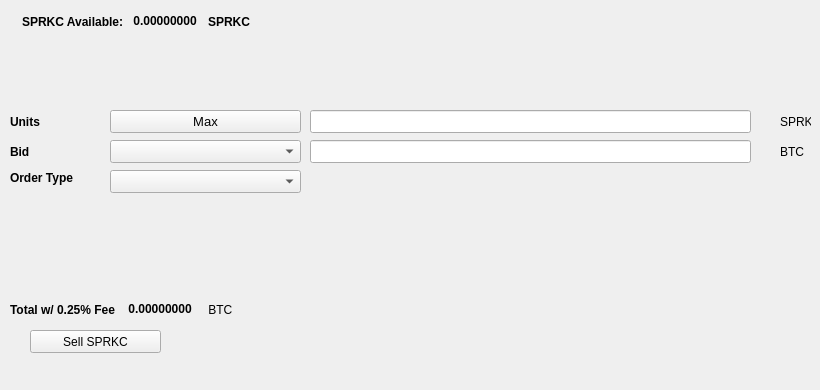
   <widget class="QWidget" name="SellTab">
    <attribute name="title">
     <string>Sell</string>
    </attribute>
    <widget class="QLabel" name="label_16">
     <property name="geometry">
      <rect>
       <x>780</x>
       <y>140</y>
       <width>31</width>
       <height>23</height>
      </rect>
     </property>
     <property name="text">
      <string>BTC</string>
     </property>
    </widget>
    <widget class="QComboBox" name="SellBidcomboBox">
     <property name="geometry">
      <rect>
       <x>110</x>
       <y>140</y>
       <width>191</width>
       <height>23</height>
      </rect>
     </property>
     <property name="font">
      <font>
       <pointsize>10</pointsize>
      </font>
     </property>
    </widget>
    <widget class="QLabel" name="label_18">
     <property name="geometry">
      <rect>
       <x>10</x>
       <y>110</y>
       <width>46</width>
       <height>23</height>
      </rect>
     </property>
     <property name="font">
      <font>
       <weight>75</weight>
       <bold>true</bold>
      </font>
     </property>
     <property name="text">
      <string>Units</string>
     </property>
    </widget>
    <widget class="QPushButton" name="Sell_Max_Amount">
     <property name="geometry">
      <rect>
       <x>110</x>
       <y>110</y>
       <width>191</width>
       <height>23</height>
      </rect>
     </property>
     <property name="font">
      <font>
       <pointsize>10</pointsize>
      </font>
     </property>
     <property name="text">
      <string>Max</string>
     </property>
    </widget>
    <widget class="QLabel" name="label_20">
     <property name="geometry">
      <rect>
       <x>10</x>
       <y>170</y>
       <width>91</width>
       <height>16</height>
      </rect>
     </property>
     <property name="font">
      <font>
       <weight>75</weight>
       <bold>true</bold>
      </font>
     </property>
     <property name="text">
      <string>Order Type</string>
     </property>
    </widget>
    <widget class="QComboBox" name="SellOrdertypeCombo">
     <property name="geometry">
      <rect>
       <x>110</x>
       <y>170</y>
       <width>191</width>
       <height>23</height>
      </rect>
     </property>
     <property name="font">
      <font>
       <pointsize>10</pointsize>
      </font>
     </property>
    </widget>
    <widget class="QLabel" name="label_21">
     <property name="geometry">
      <rect>
       <x>10</x>
       <y>140</y>
       <width>46</width>
       <height>23</height>
      </rect>
     </property>
     <property name="font">
      <font>
       <weight>75</weight>
       <bold>true</bold>
      </font>
     </property>
     <property name="text">
      <string>Bid</string>
     </property>
    </widget>
    <widget class="QLabel" name="label_22">
     <property name="geometry">
      <rect>
       <x>780</x>
       <y>110</y>
       <width>31</width>
       <height>23</height>
      </rect>
     </property>
     <property name="text">
      <string>SPRKC</string>
     </property>
    </widget>
    <widget class="QLineEdit" name="UnitsInputSPRKC">
     <property name="geometry">
      <rect>
       <x>310</x>
       <y>110</y>
       <width>441</width>
       <height>23</height>
      </rect>
     </property>
     <property name="font">
      <font>
       <pointsize>9</pointsize>
       <weight>75</weight>
       <bold>true</bold>
      </font>
     </property>
    </widget>
    <widget class="QLineEdit" name="SellBidPriceEdit">
     <property name="geometry">
      <rect>
       <x>310</x>
       <y>140</y>
       <width>441</width>
       <height>23</height>
      </rect>
     </property>
     <property name="font">
      <font>
       <pointsize>9</pointsize>
       <weight>75</weight>
       <bold>true</bold>
      </font>
     </property>
    </widget>
    <widget class="QPushButton" name="SellSPRKCBTN">
     <property name="geometry">
      <rect>
       <x>30</x>
       <y>330</y>
       <width>131</width>
       <height>23</height>
      </rect>
     </property>
     <property name="text">
      <string>Sell SPRKC</string>
     </property>
     <property name="icon">
      <iconset resource="../sprocket">
       <normaloff>:/icons/bitcoin</normaloff>:/icons/bitcoin</iconset>
     </property>
    </widget>
    <widget class="QWidget" name="layoutWidget3">
     <property name="geometry">
      <rect>
       <x>22</x>
       <y>12</y>
       <width>258</width>
       <height>19</height>
      </rect>
     </property>
     <layout class="QHBoxLayout" name="horizontalLayout">
      <item>
       <widget class="QLabel" name="label232_2">
        <property name="font">
         <font>
          <weight>75</weight>
          <bold>true</bold>
         </font>
        </property>
        <property name="text">
         <string>SPRKC Available:</string>
        </property>
       </widget>
      </item>
      <item>
       <widget class="QLabel" name="SPRKCAvailableLabel">
        <property name="palette">
         <palette>
          <active>
           <colorrole role="WindowText">
            <brush brushstyle="SolidPattern">
             <color alpha="255">
              <red>0</red>
              <green>0</green>
              <blue>0</blue>
             </color>
            </brush>
           </colorrole>
           <colorrole role="Button">
            <brush brushstyle="SolidPattern">
             <color alpha="255">
              <red>0</red>
              <green>170</green>
              <blue>0</blue>
             </color>
            </brush>
           </colorrole>
           <colorrole role="Light">
            <brush brushstyle="SolidPattern">
             <color alpha="255">
              <red>0</red>
              <green>255</green>
              <blue>0</blue>
             </color>
            </brush>
           </colorrole>
           <colorrole role="Midlight">
            <brush brushstyle="SolidPattern">
             <color alpha="255">
              <red>0</red>
              <green>212</green>
              <blue>0</blue>
             </color>
            </brush>
           </colorrole>
           <colorrole role="Dark">
            <brush brushstyle="SolidPattern">
             <color alpha="255">
              <red>0</red>
              <green>85</green>
              <blue>0</blue>
             </color>
            </brush>
           </colorrole>
           <colorrole role="Mid">
            <brush brushstyle="SolidPattern">
             <color alpha="255">
              <red>0</red>
              <green>113</green>
              <blue>0</blue>
             </color>
            </brush>
           </colorrole>
           <colorrole role="Text">
            <brush brushstyle="SolidPattern">
             <color alpha="255">
              <red>0</red>
              <green>170</green>
              <blue>0</blue>
             </color>
            </brush>
           </colorrole>
           <colorrole role="BrightText">
            <brush brushstyle="SolidPattern">
             <color alpha="255">
              <red>255</red>
              <green>255</green>
              <blue>255</blue>
             </color>
            </brush>
           </colorrole>
           <colorrole role="ButtonText">
            <brush brushstyle="SolidPattern">
             <color alpha="255">
              <red>0</red>
              <green>0</green>
              <blue>0</blue>
             </color>
            </brush>
           </colorrole>
           <colorrole role="Base">
            <brush brushstyle="SolidPattern">
             <color alpha="255">
              <red>255</red>
              <green>255</green>
              <blue>255</blue>
             </color>
            </brush>
           </colorrole>
           <colorrole role="Window">
            <brush brushstyle="SolidPattern">
             <color alpha="255">
              <red>0</red>
              <green>170</green>
              <blue>0</blue>
             </color>
            </brush>
           </colorrole>
           <colorrole role="Shadow">
            <brush brushstyle="SolidPattern">
             <color alpha="255">
              <red>0</red>
              <green>0</green>
              <blue>0</blue>
             </color>
            </brush>
           </colorrole>
           <colorrole role="AlternateBase">
            <brush brushstyle="SolidPattern">
             <color alpha="255">
              <red>127</red>
              <green>212</green>
              <blue>127</blue>
             </color>
            </brush>
           </colorrole>
           <colorrole role="ToolTipBase">
            <brush brushstyle="SolidPattern">
             <color alpha="255">
              <red>255</red>
              <green>255</green>
              <blue>220</blue>
             </color>
            </brush>
           </colorrole>
           <colorrole role="ToolTipText">
            <brush brushstyle="SolidPattern">
             <color alpha="255">
              <red>0</red>
              <green>0</green>
              <blue>0</blue>
             </color>
            </brush>
           </colorrole>
          </active>
          <inactive>
           <colorrole role="WindowText">
            <brush brushstyle="SolidPattern">
             <color alpha="255">
              <red>0</red>
              <green>0</green>
              <blue>0</blue>
             </color>
            </brush>
           </colorrole>
           <colorrole role="Button">
            <brush brushstyle="SolidPattern">
             <color alpha="255">
              <red>0</red>
              <green>170</green>
              <blue>0</blue>
             </color>
            </brush>
           </colorrole>
           <colorrole role="Light">
            <brush brushstyle="SolidPattern">
             <color alpha="255">
              <red>0</red>
              <green>255</green>
              <blue>0</blue>
             </color>
            </brush>
           </colorrole>
           <colorrole role="Midlight">
            <brush brushstyle="SolidPattern">
             <color alpha="255">
              <red>0</red>
              <green>212</green>
              <blue>0</blue>
             </color>
            </brush>
           </colorrole>
           <colorrole role="Dark">
            <brush brushstyle="SolidPattern">
             <color alpha="255">
              <red>0</red>
              <green>85</green>
              <blue>0</blue>
             </color>
            </brush>
           </colorrole>
           <colorrole role="Mid">
            <brush brushstyle="SolidPattern">
             <color alpha="255">
              <red>0</red>
              <green>113</green>
              <blue>0</blue>
             </color>
            </brush>
           </colorrole>
           <colorrole role="Text">
            <brush brushstyle="SolidPattern">
             <color alpha="255">
              <red>0</red>
              <green>170</green>
              <blue>0</blue>
             </color>
            </brush>
           </colorrole>
           <colorrole role="BrightText">
            <brush brushstyle="SolidPattern">
             <color alpha="255">
              <red>255</red>
              <green>255</green>
              <blue>255</blue>
             </color>
            </brush>
           </colorrole>
           <colorrole role="ButtonText">
            <brush brushstyle="SolidPattern">
             <color alpha="255">
              <red>0</red>
              <green>0</green>
              <blue>0</blue>
             </color>
            </brush>
           </colorrole>
           <colorrole role="Base">
            <brush brushstyle="SolidPattern">
             <color alpha="255">
              <red>255</red>
              <green>255</green>
              <blue>255</blue>
             </color>
            </brush>
           </colorrole>
           <colorrole role="Window">
            <brush brushstyle="SolidPattern">
             <color alpha="255">
              <red>0</red>
              <green>170</green>
              <blue>0</blue>
             </color>
            </brush>
           </colorrole>
           <colorrole role="Shadow">
            <brush brushstyle="SolidPattern">
             <color alpha="255">
              <red>0</red>
              <green>0</green>
              <blue>0</blue>
             </color>
            </brush>
           </colorrole>
           <colorrole role="AlternateBase">
            <brush brushstyle="SolidPattern">
             <color alpha="255">
              <red>127</red>
              <green>212</green>
              <blue>127</blue>
             </color>
            </brush>
           </colorrole>
           <colorrole role="ToolTipBase">
            <brush brushstyle="SolidPattern">
             <color alpha="255">
              <red>255</red>
              <green>255</green>
              <blue>220</blue>
             </color>
            </brush>
           </colorrole>
           <colorrole role="ToolTipText">
            <brush brushstyle="SolidPattern">
             <color alpha="255">
              <red>0</red>
              <green>0</green>
              <blue>0</blue>
             </color>
            </brush>
           </colorrole>
          </inactive>
          <disabled>
           <colorrole role="WindowText">
            <brush brushstyle="SolidPattern">
             <color alpha="255">
              <red>0</red>
              <green>85</green>
              <blue>0</blue>
             </color>
            </brush>
           </colorrole>
           <colorrole role="Button">
            <brush brushstyle="SolidPattern">
             <color alpha="255">
              <red>0</red>
              <green>170</green>
              <blue>0</blue>
             </color>
            </brush>
           </colorrole>
           <colorrole role="Light">
            <brush brushstyle="SolidPattern">
             <color alpha="255">
              <red>0</red>
              <green>255</green>
              <blue>0</blue>
             </color>
            </brush>
           </colorrole>
           <colorrole role="Midlight">
            <brush brushstyle="SolidPattern">
             <color alpha="255">
              <red>0</red>
              <green>212</green>
              <blue>0</blue>
             </color>
            </brush>
           </colorrole>
           <colorrole role="Dark">
            <brush brushstyle="SolidPattern">
             <color alpha="255">
              <red>0</red>
              <green>85</green>
              <blue>0</blue>
             </color>
            </brush>
           </colorrole>
           <colorrole role="Mid">
            <brush brushstyle="SolidPattern">
             <color alpha="255">
              <red>0</red>
              <green>113</green>
              <blue>0</blue>
             </color>
            </brush>
           </colorrole>
           <colorrole role="Text">
            <brush brushstyle="SolidPattern">
             <color alpha="255">
              <red>0</red>
              <green>85</green>
              <blue>0</blue>
             </color>
            </brush>
           </colorrole>
           <colorrole role="BrightText">
            <brush brushstyle="SolidPattern">
             <color alpha="255">
              <red>255</red>
              <green>255</green>
              <blue>255</blue>
             </color>
            </brush>
           </colorrole>
           <colorrole role="ButtonText">
            <brush brushstyle="SolidPattern">
             <color alpha="255">
              <red>0</red>
              <green>85</green>
              <blue>0</blue>
             </color>
            </brush>
           </colorrole>
           <colorrole role="Base">
            <brush brushstyle="SolidPattern">
             <color alpha="255">
              <red>0</red>
              <green>170</green>
              <blue>0</blue>
             </color>
            </brush>
           </colorrole>
           <colorrole role="Window">
            <brush brushstyle="SolidPattern">
             <color alpha="255">
              <red>0</red>
              <green>170</green>
              <blue>0</blue>
             </color>
            </brush>
           </colorrole>
           <colorrole role="Shadow">
            <brush brushstyle="SolidPattern">
             <color alpha="255">
              <red>0</red>
              <green>0</green>
              <blue>0</blue>
             </color>
            </brush>
           </colorrole>
           <colorrole role="AlternateBase">
            <brush brushstyle="SolidPattern">
             <color alpha="255">
              <red>0</red>
              <green>170</green>
              <blue>0</blue>
             </color>
            </brush>
           </colorrole>
           <colorrole role="ToolTipBase">
            <brush brushstyle="SolidPattern">
             <color alpha="255">
              <red>255</red>
              <green>255</green>
              <blue>220</blue>
             </color>
            </brush>
           </colorrole>
           <colorrole role="ToolTipText">
            <brush brushstyle="SolidPattern">
             <color alpha="255">
              <red>0</red>
              <green>0</green>
              <blue>0</blue>
             </color>
            </brush>
           </colorrole>
          </disabled>
         </palette>
        </property>
        <property name="font">
         <font>
          <weight>75</weight>
          <bold>true</bold>
         </font>
        </property>
        <property name="text">
         <string> 0.00000000 </string>
        </property>
        <property name="textInteractionFlags">
         <set>Qt::LinksAccessibleByMouse|Qt::TextSelectableByKeyboard|Qt::TextSelectableByMouse</set>
        </property>
       </widget>
      </item>
      <item>
       <widget class="QLabel" name="labelSPRKC">
        <property name="font">
         <font>
          <weight>75</weight>
          <bold>true</bold>
         </font>
        </property>
        <property name="text">
         <string>SPRKC</string>
        </property>
       </widget>
      </item>
     </layout>
    </widget>
    <widget class="QWidget" name="layoutWidget">
     <property name="geometry">
      <rect>
       <x>10</x>
       <y>300</y>
       <width>268</width>
       <height>19</height>
      </rect>
     </property>
     <layout class="QHBoxLayout" name="horizontalLayout_2">
      <item>
       <widget class="QLabel" name="label_19">
        <property name="font">
         <font>
          <weight>75</weight>
          <bold>true</bold>
         </font>
        </property>
        <property name="text">
         <string>Total w/ 0.25% Fee </string>
        </property>
       </widget>
      </item>
      <item>
       <widget class="QLabel" name="SellCostLabel">
        <property name="palette">
         <palette>
          <active>
           <colorrole role="WindowText">
            <brush brushstyle="SolidPattern">
             <color alpha="255">
              <red>0</red>
              <green>0</green>
              <blue>0</blue>
             </color>
            </brush>
           </colorrole>
           <colorrole role="Button">
            <brush brushstyle="SolidPattern">
             <color alpha="255">
              <red>0</red>
              <green>170</green>
              <blue>0</blue>
             </color>
            </brush>
           </colorrole>
           <colorrole role="Light">
            <brush brushstyle="SolidPattern">
             <color alpha="255">
              <red>0</red>
              <green>255</green>
              <blue>0</blue>
             </color>
            </brush>
           </colorrole>
           <colorrole role="Midlight">
            <brush brushstyle="SolidPattern">
             <color alpha="255">
              <red>0</red>
              <green>212</green>
              <blue>0</blue>
             </color>
            </brush>
           </colorrole>
           <colorrole role="Dark">
            <brush brushstyle="SolidPattern">
             <color alpha="255">
              <red>0</red>
              <green>85</green>
              <blue>0</blue>
             </color>
            </brush>
           </colorrole>
           <colorrole role="Mid">
            <brush brushstyle="SolidPattern">
             <color alpha="255">
              <red>0</red>
              <green>113</green>
              <blue>0</blue>
             </color>
            </brush>
           </colorrole>
           <colorrole role="Text">
            <brush brushstyle="SolidPattern">
             <color alpha="255">
              <red>0</red>
              <green>170</green>
              <blue>0</blue>
             </color>
            </brush>
           </colorrole>
           <colorrole role="BrightText">
            <brush brushstyle="SolidPattern">
             <color alpha="255">
              <red>255</red>
              <green>255</green>
              <blue>255</blue>
             </color>
            </brush>
           </colorrole>
           <colorrole role="ButtonText">
            <brush brushstyle="SolidPattern">
             <color alpha="255">
              <red>0</red>
              <green>0</green>
              <blue>0</blue>
             </color>
            </brush>
           </colorrole>
           <colorrole role="Base">
            <brush brushstyle="SolidPattern">
             <color alpha="255">
              <red>255</red>
              <green>255</green>
              <blue>255</blue>
             </color>
            </brush>
           </colorrole>
           <colorrole role="Window">
            <brush brushstyle="SolidPattern">
             <color alpha="255">
              <red>0</red>
              <green>170</green>
              <blue>0</blue>
             </color>
            </brush>
           </colorrole>
           <colorrole role="Shadow">
            <brush brushstyle="SolidPattern">
             <color alpha="255">
              <red>0</red>
              <green>0</green>
              <blue>0</blue>
             </color>
            </brush>
           </colorrole>
           <colorrole role="AlternateBase">
            <brush brushstyle="SolidPattern">
             <color alpha="255">
              <red>127</red>
              <green>212</green>
              <blue>127</blue>
             </color>
            </brush>
           </colorrole>
           <colorrole role="ToolTipBase">
            <brush brushstyle="SolidPattern">
             <color alpha="255">
              <red>255</red>
              <green>255</green>
              <blue>220</blue>
             </color>
            </brush>
           </colorrole>
           <colorrole role="ToolTipText">
            <brush brushstyle="SolidPattern">
             <color alpha="255">
              <red>0</red>
              <green>0</green>
              <blue>0</blue>
             </color>
            </brush>
           </colorrole>
          </active>
          <inactive>
           <colorrole role="WindowText">
            <brush brushstyle="SolidPattern">
             <color alpha="255">
              <red>0</red>
              <green>0</green>
              <blue>0</blue>
             </color>
            </brush>
           </colorrole>
           <colorrole role="Button">
            <brush brushstyle="SolidPattern">
             <color alpha="255">
              <red>0</red>
              <green>170</green>
              <blue>0</blue>
             </color>
            </brush>
           </colorrole>
           <colorrole role="Light">
            <brush brushstyle="SolidPattern">
             <color alpha="255">
              <red>0</red>
              <green>255</green>
              <blue>0</blue>
             </color>
            </brush>
           </colorrole>
           <colorrole role="Midlight">
            <brush brushstyle="SolidPattern">
             <color alpha="255">
              <red>0</red>
              <green>212</green>
              <blue>0</blue>
             </color>
            </brush>
           </colorrole>
           <colorrole role="Dark">
            <brush brushstyle="SolidPattern">
             <color alpha="255">
              <red>0</red>
              <green>85</green>
              <blue>0</blue>
             </color>
            </brush>
           </colorrole>
           <colorrole role="Mid">
            <brush brushstyle="SolidPattern">
             <color alpha="255">
              <red>0</red>
              <green>113</green>
              <blue>0</blue>
             </color>
            </brush>
           </colorrole>
           <colorrole role="Text">
            <brush brushstyle="SolidPattern">
             <color alpha="255">
              <red>0</red>
              <green>170</green>
              <blue>0</blue>
             </color>
            </brush>
           </colorrole>
           <colorrole role="BrightText">
            <brush brushstyle="SolidPattern">
             <color alpha="255">
              <red>255</red>
              <green>255</green>
              <blue>255</blue>
             </color>
            </brush>
           </colorrole>
           <colorrole role="ButtonText">
            <brush brushstyle="SolidPattern">
             <color alpha="255">
              <red>0</red>
              <green>0</green>
              <blue>0</blue>
             </color>
            </brush>
           </colorrole>
           <colorrole role="Base">
            <brush brushstyle="SolidPattern">
             <color alpha="255">
              <red>255</red>
              <green>255</green>
              <blue>255</blue>
             </color>
            </brush>
           </colorrole>
           <colorrole role="Window">
            <brush brushstyle="SolidPattern">
             <color alpha="255">
              <red>0</red>
              <green>170</green>
              <blue>0</blue>
             </color>
            </brush>
           </colorrole>
           <colorrole role="Shadow">
            <brush brushstyle="SolidPattern">
             <color alpha="255">
              <red>0</red>
              <green>0</green>
              <blue>0</blue>
             </color>
            </brush>
           </colorrole>
           <colorrole role="AlternateBase">
            <brush brushstyle="SolidPattern">
             <color alpha="255">
              <red>127</red>
              <green>212</green>
              <blue>127</blue>
             </color>
            </brush>
           </colorrole>
           <colorrole role="ToolTipBase">
            <brush brushstyle="SolidPattern">
             <color alpha="255">
              <red>255</red>
              <green>255</green>
              <blue>220</blue>
             </color>
            </brush>
           </colorrole>
           <colorrole role="ToolTipText">
            <brush brushstyle="SolidPattern">
             <color alpha="255">
              <red>0</red>
              <green>0</green>
              <blue>0</blue>
             </color>
            </brush>
           </colorrole>
          </inactive>
          <disabled>
           <colorrole role="WindowText">
            <brush brushstyle="SolidPattern">
             <color alpha="255">
              <red>0</red>
              <green>85</green>
              <blue>0</blue>
             </color>
            </brush>
           </colorrole>
           <colorrole role="Button">
            <brush brushstyle="SolidPattern">
             <color alpha="255">
              <red>0</red>
              <green>170</green>
              <blue>0</blue>
             </color>
            </brush>
           </colorrole>
           <colorrole role="Light">
            <brush brushstyle="SolidPattern">
             <color alpha="255">
              <red>0</red>
              <green>255</green>
              <blue>0</blue>
             </color>
            </brush>
           </colorrole>
           <colorrole role="Midlight">
            <brush brushstyle="SolidPattern">
             <color alpha="255">
              <red>0</red>
              <green>212</green>
              <blue>0</blue>
             </color>
            </brush>
           </colorrole>
           <colorrole role="Dark">
            <brush brushstyle="SolidPattern">
             <color alpha="255">
              <red>0</red>
              <green>85</green>
              <blue>0</blue>
             </color>
            </brush>
           </colorrole>
           <colorrole role="Mid">
            <brush brushstyle="SolidPattern">
             <color alpha="255">
              <red>0</red>
              <green>113</green>
              <blue>0</blue>
             </color>
            </brush>
           </colorrole>
           <colorrole role="Text">
            <brush brushstyle="SolidPattern">
             <color alpha="255">
              <red>0</red>
              <green>85</green>
              <blue>0</blue>
             </color>
            </brush>
           </colorrole>
           <colorrole role="BrightText">
            <brush brushstyle="SolidPattern">
             <color alpha="255">
              <red>255</red>
              <green>255</green>
              <blue>255</blue>
             </color>
            </brush>
           </colorrole>
           <colorrole role="ButtonText">
            <brush brushstyle="SolidPattern">
             <color alpha="255">
              <red>0</red>
              <green>85</green>
              <blue>0</blue>
             </color>
            </brush>
           </colorrole>
           <colorrole role="Base">
            <brush brushstyle="SolidPattern">
             <color alpha="255">
              <red>0</red>
              <green>170</green>
              <blue>0</blue>
             </color>
            </brush>
           </colorrole>
           <colorrole role="Window">
            <brush brushstyle="SolidPattern">
             <color alpha="255">
              <red>0</red>
              <green>170</green>
              <blue>0</blue>
             </color>
            </brush>
           </colorrole>
           <colorrole role="Shadow">
            <brush brushstyle="SolidPattern">
             <color alpha="255">
              <red>0</red>
              <green>0</green>
              <blue>0</blue>
             </color>
            </brush>
           </colorrole>
           <colorrole role="AlternateBase">
            <brush brushstyle="SolidPattern">
             <color alpha="255">
              <red>0</red>
              <green>170</green>
              <blue>0</blue>
             </color>
            </brush>
           </colorrole>
           <colorrole role="ToolTipBase">
            <brush brushstyle="SolidPattern">
             <color alpha="255">
              <red>255</red>
              <green>255</green>
              <blue>220</blue>
             </color>
            </brush>
           </colorrole>
           <colorrole role="ToolTipText">
            <brush brushstyle="SolidPattern">
             <color alpha="255">
              <red>0</red>
              <green>0</green>
              <blue>0</blue>
             </color>
            </brush>
           </colorrole>
          </disabled>
         </palette>
        </property>
        <property name="font">
         <font>
          <weight>75</weight>
          <bold>true</bold>
         </font>
        </property>
        <property name="autoFillBackground">
         <bool>false</bool>
        </property>
        <property name="text">
         <string> 0.00000000</string>
        </property>
        <property name="textInteractionFlags">
         <set>Qt::LinksAccessibleByMouse|Qt::TextSelectableByMouse</set>
        </property>
       </widget>
      </item>
      <item>
       <widget class="QLabel" name="label_17">
        <property name="font">
         <font>
          <weight>50</weight>
          <bold>false</bold>
         </font>
        </property>
        <property name="text">
         <string> BTC</string>
        </property>
       </widget>
      </item>
     </layout>
    </widget>
    <widget class="QLabel" name="label_23">
     <property name="geometry">
      <rect>
       <x>460</x>
       <y>300</y>
       <width>281</width>
       <height>81</height>
      </rect>
     </property>
     <property name="text">
      <string/>
     </property>
     <property name="pixmap">
      <pixmap>:/images/bittrex</pixmap>
     </property>
    </widget>
   </widget>
